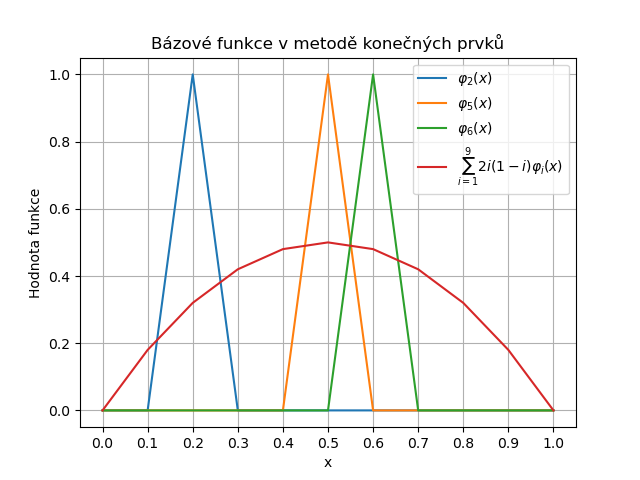

The script that saved this image:
# %%
import numpy as np
import matplotlib.pyplot as plt

def phi(i,x):
    """Triangle basis function, equal to 1 at node i and 0 at other nodes."""
    if i-1 <= x <= i:
        return (x - (i - 1)) / (1)
    elif i <= x <= i + 1:
        return ((i + 1) - x) / (1)
    else:
        return 0

x = np.linspace(0, 1, 11)
y = np.array([[phi(j,10*i) for i in x] for j in range(1,10)]).T
# combine columns of y with weights

weights = np.array([2*i/10*(1 - i / 10) for i in range(1, 10)])
yy = y @ weights

fig, ax = plt.subplots()

for i in [2,5,6]:
    ax.plot(x, y[:,i-1], label=r'$\varphi_{%d}(x)$'% (i))

ax.plot(x, yy, label=r'$\sum_{i=1}^{9}{2i(1-i)}\varphi_i(x)$')
ax.legend()
ax.set(title='Bázové funkce v metodě konečných prvků',
    xlabel='x',ylabel='Hodnota funkce')
ax.grid()
ax.set_xticks(np.arange(0, 1.1, 0.1))
plt.savefig('konecne_prvky.png')


# %%
